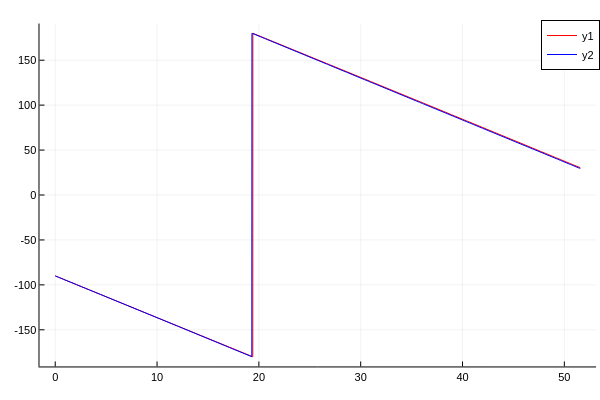

Notebook code for this chart:
### Code cell
plot(tsamp./(60*60*24),broadcast.(rad2deg,Ω_soln1[1,:]),color=:red)#,label=permutedims(mylabel1),ls=:dot, linewidth=2)
plot!(tsamp./(60*60*24),broadcast.(rad2deg,Ω_soln2[1,:]),color=:blue)#,label=permutedims(mylabel1),ls=:dot, linewidth=2)

# length(Ω_soln1[1,:][Ω_soln1[1,:] .>3.])

### Figure 1 — Plotly figure (JSON) as saved in the notebook; plotly's stock layout.template omitted (floating-point values rounded to 4 significant figures; data arrays with more than 128 entries replaced by an {"elided": "..."} marker saying what was removed)
{"data": [{"colorbar": {"len": 0.9525, "title": "", "x": 0.9934, "y": 0.5139}, "legendgroup": "y1", "line": {"color": "rgba(255, 0, 0, 1.000)", "dash": "solid", "shape": "linear", "width": 1}, "mode": "lines", "name": "y1", "showlegend": true, "type": "scatter", "x": {"elided": "7425 float values"}, "xaxis": "x", "y": {"elided": "7425 float values"}, "yaxis": "y", "zmax": null, "zmin": null}, {"colorbar": {"len": 0.9525, "title": "", "x": 0.9934, "y": 0.5139}, "legendgroup": "y2", "line": {"color": "rgba(0, 0, 255, 1.000)", "dash": "solid", "shape": "linear", "width": 1}, "mode": "lines", "name": "y2", "showlegend": true, "type": "scatter", "x": {"elided": "7425 float values"}, "xaxis": "x", "y": {"elided": "7425 float values"}, "yaxis": "y", "zmax": null, "zmin": null}], "layout": {"annotations": [], "height": 400, "legend": {"bgcolor": "rgba(255, 255, 255, 1.000)", "bordercolor": "rgba(0, 0, 0, 1.000)", "borderwidth": 1, "font": {"color": "rgba(0, 0, 0, 1.000)", "family": "sans-serif", "size": 11}, "title": {"font": {"color": "rgba(0, 0, 0, 1.000)", "family": "sans-serif", "size": 15}, "text": ""}, "tracegroupgap": 0, "traceorder": "normal", "x": 1, "xanchor": "auto", "y": 1, "yanchor": "auto"}, "margin": {"b": 20, "l": 0, "r": 0, "t": 20}, "paper_bgcolor": "rgba(255, 255, 255, 1.000)", "plot_bgcolor": "rgba(255, 255, 255, 1.000)", "showlegend": true, "width": 600, "xaxis": {"anchor": "y", "domain": [0.06582, 0.9934], "gridcolor": "rgba(0, 0, 0, 0.100)", "gridwidth": 0.5, "linecolor": "rgba(0, 0, 0, 1.000)", "mirror": false, "range": [-1.547, 53.12], "showgrid": true, "showline": true, "showticklabels": true, "tickangle": 0, "tickcolor": "rgb(0, 0, 0)", "tickfont": {"color": "rgba(0, 0, 0, 1.000)", "family": "sans-serif", "size": 11}, "tickmode": "array", "ticks": "inside", "ticktext": ["0", "10", "20", "30", "40", "50"], "tickvals": [0, 10, 20, 30, 40, 50], "title": "", "titlefont": {"color": "rgba(0, 0, 0, 1.000)", "family": "sans-serif", "size": 15}, "type": "-", "visible": true, "zeroline": false, "zerolinecolor": "rgba(0, 0, 0, 1.000)"}, "yaxis": {"anchor": "x", "domain": [0.03762, 0.9902], "gridcolor": "rgba(0, 0, 0, 0.100)", "gridwidth": 0.5, "linecolor": "rgba(0, 0, 0, 1.000)", "mirror": false, "range": [-190.8, 190.8], "showgrid": true, "showline": true, "showticklabels": true, "tickangle": 0, "tickcolor": "rgb(0, 0, 0)", "tickfont": {"color": "rgba(0, 0, 0, 1.000)", "family": "sans-serif", "size": 11}, "tickmode": "array", "ticks": "inside", "ticktext": ["-150", "-100", "-50", "0", "50", "100", "150"], "tickvals": [-150, -100, -50, 0, 50, 100, 150], "title": "", "titlefont": {"color": "rgba(0, 0, 0, 1.000)", "family": "sans-serif", "size": 15}, "type": "-", "visible": true, "zeroline": false, "zerolinecolor": "rgba(0, 0, 0, 1.000)"}}}
